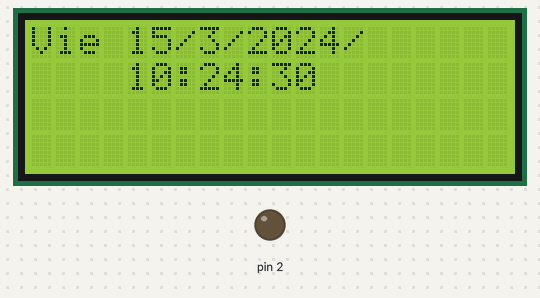
A sketch run on a simulated Arduino Uno, built with avr-gcc and run on an emulated ATmega328P. On the bench: 20×4 character LCD, output pins drawn as LEDs (lit = HIGH). The local clock reads 2024-03-15 10:24:30 at power-on unless the sketch sets it; what the sketch prints to the serial monitor is not drawn.

Above: at 0.1 s.
At 9.2 s:
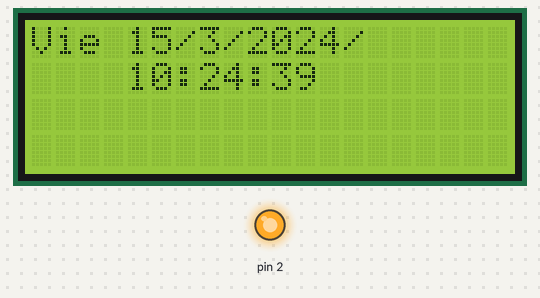
At 19.3 s:
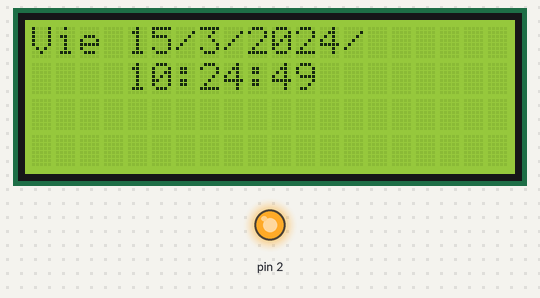
At 38.4 s:
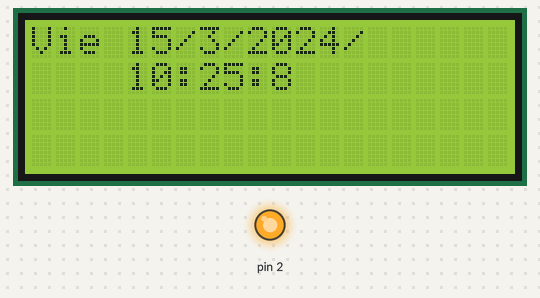
Timing chart, 0 to 39.9 s (numbered marks = the images above):
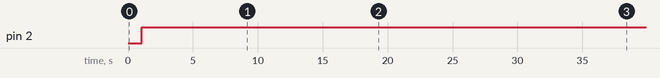

Measured:
- by itself, pin 2: LOW → HIGH at 1.1 s
- what the display in image 1 shows lasts 1.1 s, from 9.1 s to 10.2 s

The sketch:

PRUEBA_TIMER.ino
```cpp
#include <Wire.h>
//#include <LiquidCrystal_I2C.h>
//LiquidCrystal_I2C lcd (0x27, 16, 2);// si no te sale con esta direccion  puedes usar (0x3f,16,2)||(0x20,16,2)
#include <LiquidCrystal.h>
LiquidCrystal lcd(7, 8, 9, 10, 11, 12); //    ( RS, EN, d4, d5, d6, d7)
//#include "Sodaq_DS3231.h"
#include "RTClib.h"
RTC_DS3231 RTC; // creamos el objeto RTC
char DiaSemana[][4] = {"Dom", "Lun", "Mar", "Mie", "Jue", "Vie", "Sab"};
    // La linea fija la fecha, hora y dia de la semana, se debe suprimir la linea en la segunda carga
    // Ejemplo 2018 noviembre 11, 08:00:00  dia 6-Sabado (0=Dom, 1=Lun, 2=Mar, 3=Mie, 4=Jue, 5=Vie, 6=Sab)
    // DateTime dt(2018, 11, 14, 22, 12, 0, 3);

void setup() {

 pinMode(2,OUTPUT);

 RTC.begin();
 Wire.begin();
 Serial.begin(9600);
 lcd.begin(20, 4); // Fijar el numero de caracteres y de filas
 print_time();
// lcd.print("PRUEBA PANTALLA LCD PARA UN INTERRUPTOR"); // Enviar el mensaje
// lcd.init();
// lcd.backlight();
// lcd.setCursor (0,0);
// lcd.print ("carlos");
// delay(2000);
// lcd.clear();
//   // La linea fija la fecha, hora y dia de la semana, se debe suprimir la linea en la segunda carga
//   // rtc.setDateTime(dt);
}

void loop() {
  DateTime ahora = RTC.now();
//   DateTime ahora = RTC.now(); // captura valores del tiempo
    lcd.setCursor(0,0);
    lcd.print(DiaSemana[ahora.dayOfTheWeek()]);
    lcd.print(' ');
    lcd.print(ahora.day(), DEC);
    lcd.print('/');
    lcd.print(ahora.month(), DEC);
    lcd.print('/');
    lcd.print(ahora.year(), DEC);
    lcd.print('/');
    lcd.setCursor(4,1);
    lcd.print(ahora.hour(), DEC);
    lcd.print(':');
    lcd.print(ahora.minute(), DEC);
    lcd.print(':');
    lcd.print(ahora.second(), DEC);
   delay(1000);
   lcd.clear();
int hora    =ahora.hour();
int minuto  =ahora.minute();
int segundo =ahora.second();
//   if(hora >=23 ){
   if(hora >=5 && hora <16 ){
   digitalWrite(2,true);
//   lcd.setCursor(0,4);
//   lcd.print("LUZ ENCENDIDA");
//   Serial.print("LUZ ENCENDIDA");
     Serial.print(ahora.hour(), DEC);
     Serial.print(':');
     Serial.print(ahora.minute(), DEC);
     Serial.print(':');
     Serial.print(ahora.second(), DEC);
     Serial.print('-');
   }

   else {
   digitalWrite(2,false);
//     lcd.setCursor(0,4);
//   lcd.print("LUZ APAGADA");
     Serial.print("LUZ APAGADA");
     Serial.print(ahora.hour(), DEC);
     Serial.print(':');
     Serial.print(ahora.minute(), DEC);
     Serial.print(':');
     Serial.print(ahora.second(), DEC);
     Serial.print('-');
   }
}

void print_time() {
// lcd.setCursor(0,0);
 DateTime ahora = RTC.now(); // captura valores del tiempo
 Serial.print(ahora.day(), DEC);
 Serial.print('/');
 Serial.print(ahora.month(), DEC);
 Serial.print('/');
 Serial.print(ahora.year(), DEC);

 Serial.print(" (");
 Serial.print(DiaSemana[ahora.dayOfTheWeek()]);
 Serial.print(") ");

 if (ahora.hour() <10) Serial.print (0);
 Serial.print(ahora.hour(), DEC);
 Serial.print(':');

 if (ahora.minute() <10) Serial.print (0);
 Serial.print(ahora.minute(), DEC);
 Serial.print(':');

 if (ahora.second() <10) Serial.print (0);
 Serial.print(ahora.second(), DEC);
 Serial.println();
}
```
